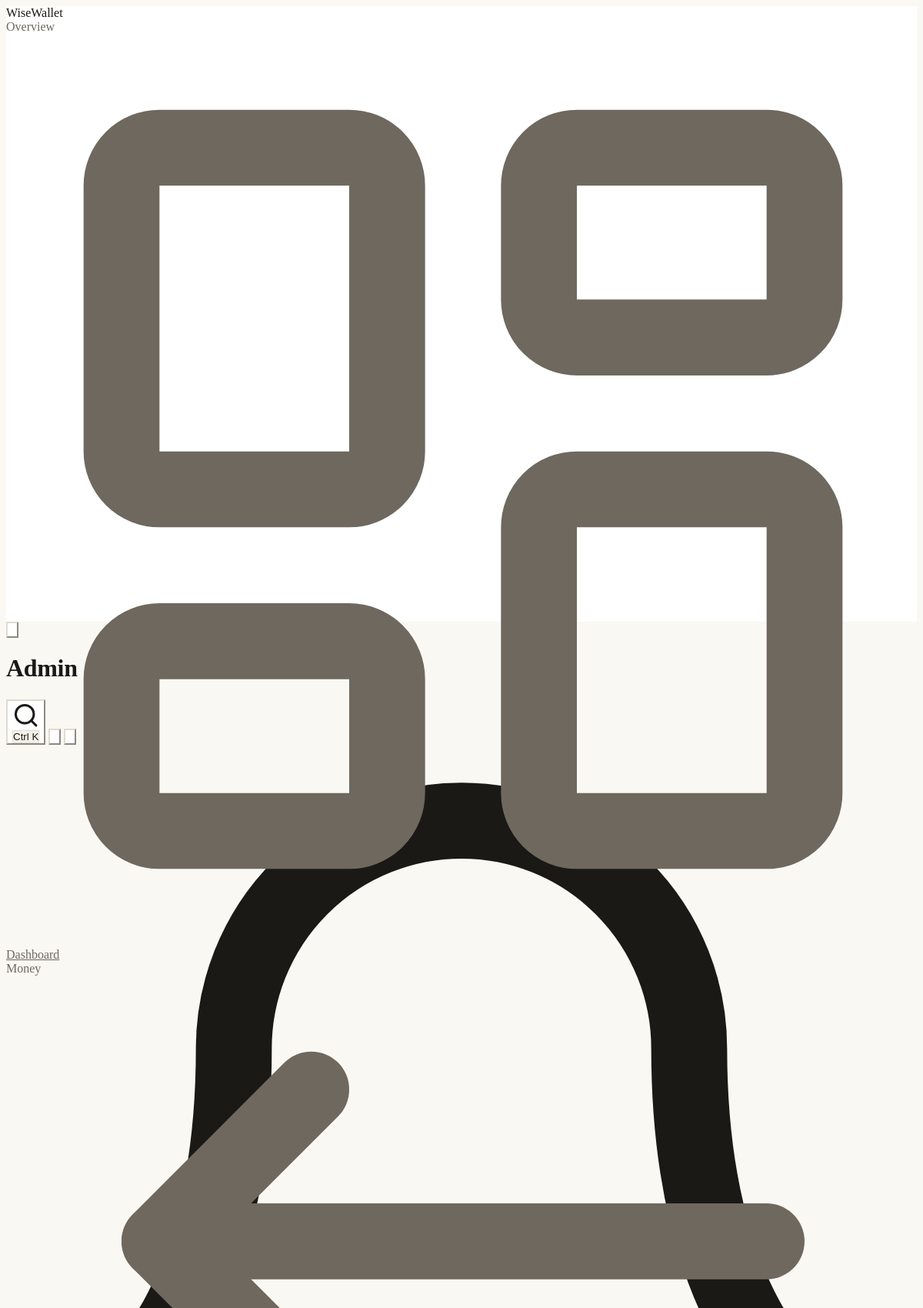
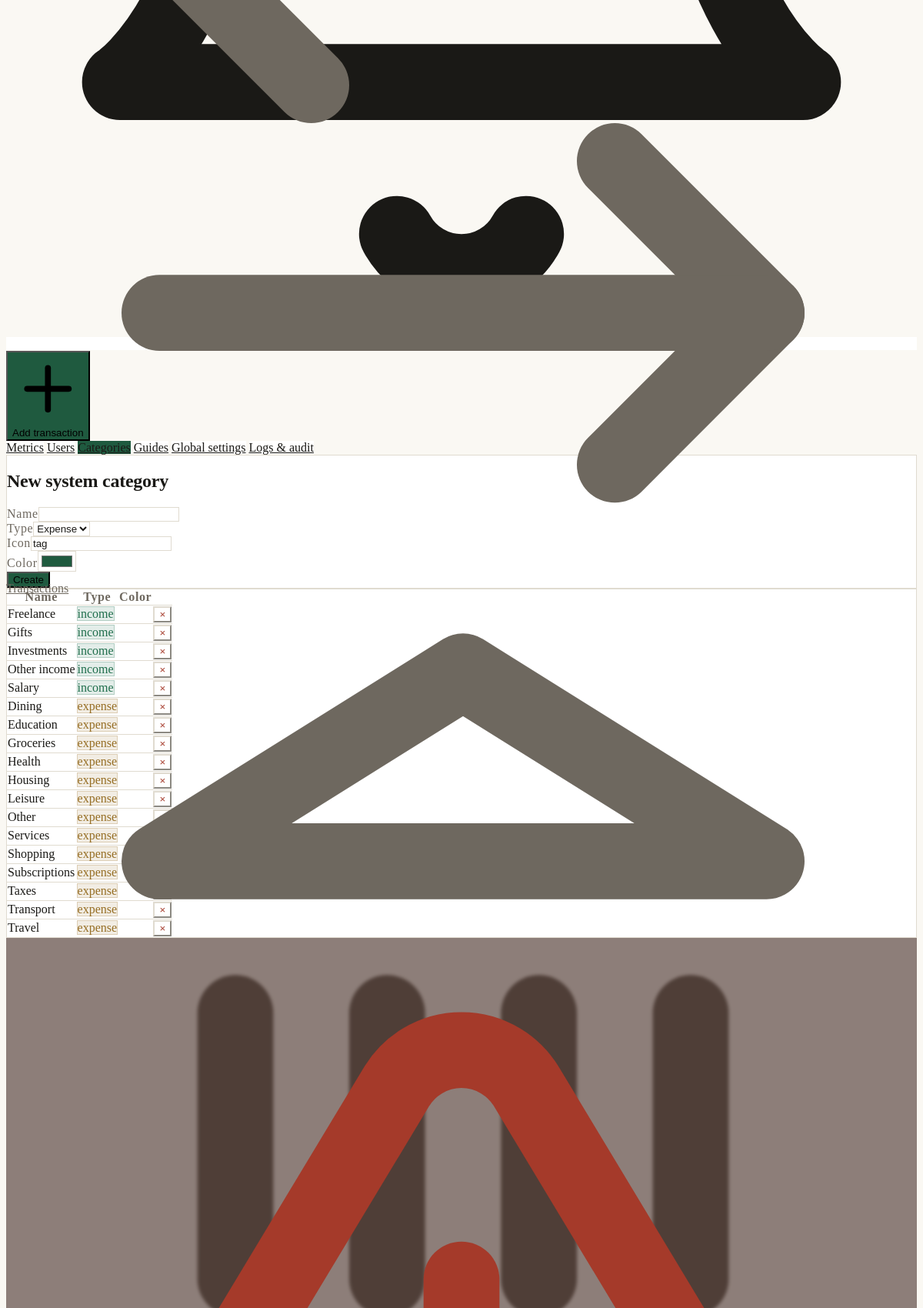
The app's page /admin/categories (signed in, upper part) with its own data (2 pictures, top to bottom).
### tables this page shows
CREATE TABLE `categories` (
  `id`         INT UNSIGNED NOT NULL AUTO_INCREMENT,
  `user_id`    INT UNSIGNED NULL,             
  `name`       VARCHAR(80) NOT NULL,
  `type`       ENUM('income','expense','transfer') NOT NULL,
  `icon`       VARCHAR(40) NOT NULL DEFAULT 'tag',
  `color`      VARCHAR(20) NOT NULL DEFAULT '#64748b',
  `is_system`  TINYINT(1) NOT NULL DEFAULT 0,
  `created_at` DATETIME NOT NULL DEFAULT CURRENT_TIMESTAMP,
  PRIMARY KEY (`id`),
  KEY `idx_categories_user_type` (`user_id`,`type`),
  CONSTRAINT `fk_categories_user` FOREIGN KEY (`user_id`) REFERENCES `users`(`id`) ON DELETE CASCADE
);

### app/Database.php (called while the page is built, shortened)
<?php
final class Database
{
    private static ?PDO $pdo = null;
    public static function pdo(): PDO
    {
        if (self::$pdo instanceof PDO) {
            return self::$pdo;
        }
        $host = (string) ww_config('DB_HOST', '127.0.0.1');
        $port = (string) ww_config('DB_PORT', '3306');
        $name = (string) ww_config('DB_NAME', 'wisewallet');
        $user = (string) ww_config('DB_USER', 'root');
        $pass = (string) ww_config('DB_PASS', '');
        $dsn = "mysql:host={$host};port={$port};dbname={$name};charset=utf8mb4";
        try {
            self::$pdo = new PDO($dsn, $user, $pass, [
                PDO::ATTR_ERRMODE            => PDO::ERRMODE_EXCEPTION,
                PDO::ATTR_DEFAULT_FETCH_MODE => PDO::FETCH_ASSOC,
                PDO::ATTR_EMULATE_PREPARES   => false,
                PDO::ATTR_STRINGIFY_FETCHES  => false,
            ]);
        } catch (PDOException $e) {
            error_log('DB connection failed: ' . $e->getMessage());
            http_response_code(503);
            if (WW_DEBUG) {
                exit('Database connection failed: ' . htmlspecialchars($e->getMessage(), ENT_QUOTES));
            }
            exit('Service temporarily unavailable. Please try again later.');
        }
        return self::$pdo;
    }
    public static function all(string $sql, array $params = []): array
    {
        $stmt = self::pdo()->prepare($sql);
        $stmt->execute($params);
        return $stmt->fetchAll();
    }
}

### app/helpers.php (called while the page is built, shortened)
<?php
function e($value): string
{
    return htmlspecialchars((string) ($value ?? ''), ENT_QUOTES | ENT_SUBSTITUTE, 'UTF-8');
}

### public/admin/categories.php (the view, shortened to what this page needs)
<?php
$cats = Database::all("SELECT * FROM categories WHERE is_system=1 ORDER BY type, name");
require __DIR__ . '/../../app/views/partials/app_head.php';
require __DIR__ . '/../../app/views/partials/admin_nav.php';
?>
<div class="grid lg:grid-cols-3 gap-5">
  <div class="card card-pad h-fit">
    <h2 class="font-display font-semibold text-lg mb-3">New system category</h2>
    <form method="post" class="space-y-3">
      <div><label class="label">Name</label><input name="name" required class="input"></div>
      <div><label class="label">Type</label><select name="type" class="select"><option value="expense">Expense</option><option value="income">Income</option></select></div>
      <div class="grid grid-cols-2 gap-3">
        <div><label class="label">Icon</label><input name="icon" class="input" value="tag" placeholder="lucide name"></div>
        <div><label class="label">Color</label><input name="color" type="color" value="#1f5a3f" class="input h-11 p-1"></div>
      </div>
      <button class="btn-primary w-full">Create</button>
    </form>
  </div>
  <div class="card overflow-hidden lg:col-span-2">
    <table class="table">
      <thead><tr><th>Name</th><th>Type</th><th>Color</th><th></th></tr></thead>
      <tbody>
      <?php foreach ($cats as $c): ?>
        <tr>
          <td class="font-medium"><?= e($c['name']) ?></td>
          <td><span class="badge <?= $c['type'] === 'income' ? 'badge-pos' : 'badge-warn' ?>"><?= e($c['type']) ?></span></td>
          <td><span class="inline-block w-5 h-5 rounded-sm" style="background:<?= e($c['color']) ?>"></span></td>
          <td class="text-right"><form method="post" class="inline" data-confirm-submit="Delete this category? This cannot be undone."><button class="btn-ghost btn-sm text-neg">&times;</button></form></td>
        </tr>
      <?php endforeach; ?>
      </tbody>
    </table>
  </div>
</div>
<?php require __DIR__ . '/../../app/views/partials/app_foot.php';

### src/css/app.css (style rules this page uses)
:root { --paper: 250 248 243; --surface: 255 255 255; --surface-2: 244 241 234; --ink: 26 25 22; --ink-soft: 110 104 95; --line: 224 219 208; --accent: 31 90 63; --pos: 31 110 76; --neg: 165 58 42; --warn: 150 110 36; }

### records on screen
categories: name "Freelance", type "income"
categories: name "Gifts", type "income"
categories: name "Investments", type "income"
categories: name "Other income", type "income"
categories: name "Salary", type "income"
categories: name "Dining", type "expense"
categories: name "Education", type "expense"
categories: name "Groceries", type "expense"
categories: name "Health", type "expense"
categories: name "Housing", type "expense"
categories: name "Leisure", type "expense"
categories: name "Other", type "expense"
categories: name "Services", type "expense"
categories: name "Shopping", type "expense"
categories: name "Subscriptions", type "expense"
categories: name "Taxes", type "expense"
categories: name "Transport", type "expense"
categories: name "Travel", type "expense"

### other values on screen
$group "Overview"
$label "Dashboard"
$group "Money"
$label "Transactions"
$title "Admin"
$label "Metrics"
$label "Users"
$label "Categories"
$label "Guides"
$label "Global settings"
$label "Logs & audit"
